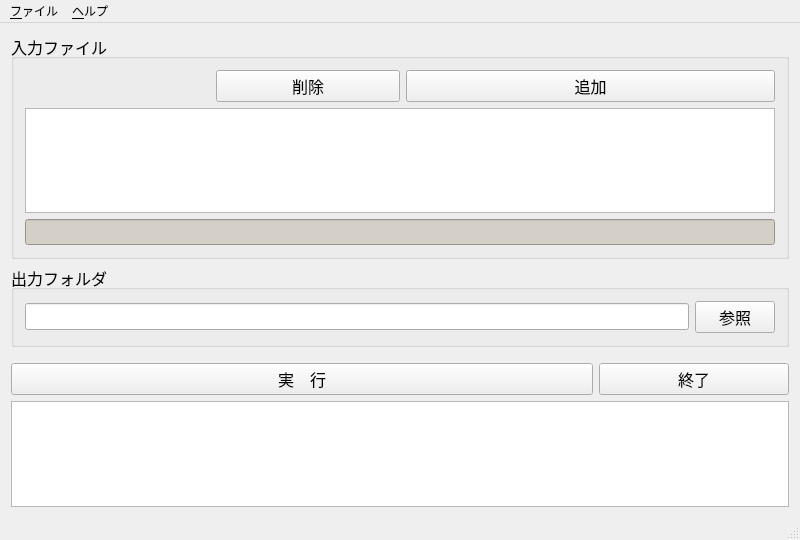
<?xml version="1.0" encoding="UTF-8"?>
<ui version="4.0">
 <class>MainWindow</class>
 <widget class="QMainWindow" name="MainWindow">
  <property name="enabled">
   <bool>true</bool>
  </property>
  <property name="geometry">
   <rect>
    <x>0</x>
    <y>0</y>
    <width>800</width>
    <height>540</height>
   </rect>
  </property>
  <property name="sizePolicy">
   <sizepolicy hsizetype="Preferred" vsizetype="Preferred">
    <horstretch>0</horstretch>
    <verstretch>0</verstretch>
   </sizepolicy>
  </property>
  <property name="minimumSize">
   <size>
    <width>0</width>
    <height>0</height>
   </size>
  </property>
  <property name="acceptDrops">
   <bool>false</bool>
  </property>
  <property name="windowTitle">
   <string>DPCデータ抽出・整形プログラム</string>
  </property>
  <property name="windowIcon">
   <iconset>
    <normaloff>:/Briefcase_files.ico</normaloff>:/Briefcase_files.ico</iconset>
  </property>
  <widget class="QWidget" name="centralWidget">
   <layout class="QGridLayout">
    <item row="0" column="0" colspan="4">
     <widget class="QGroupBox" name="groupBox">
      <property name="sizePolicy">
       <sizepolicy hsizetype="Preferred" vsizetype="Preferred">
        <horstretch>0</horstretch>
        <verstretch>0</verstretch>
       </sizepolicy>
      </property>
      <property name="minimumSize">
       <size>
        <width>360</width>
        <height>151</height>
       </size>
      </property>
      <property name="sizeIncrement">
       <size>
        <width>0</width>
        <height>0</height>
       </size>
      </property>
      <property name="font">
       <font>
        <pointsize>12</pointsize>
       </font>
      </property>
      <property name="contextMenuPolicy">
       <enum>Qt::DefaultContextMenu</enum>
      </property>
      <property name="title">
       <string>入力ファイル</string>
      </property>
      <property name="alignment">
       <set>Qt::AlignLeading|Qt::AlignLeft|Qt::AlignTop</set>
      </property>
      <property name="checkable">
       <bool>false</bool>
      </property>
      <layout class="QGridLayout">
       <item row="0" column="1">
        <widget class="QPushButton" name="pushButton_Delete_EF">
         <property name="sizePolicy">
          <sizepolicy hsizetype="Preferred" vsizetype="Fixed">
           <horstretch>0</horstretch>
           <verstretch>0</verstretch>
          </sizepolicy>
         </property>
         <property name="font">
          <font>
           <pointsize>12</pointsize>
          </font>
         </property>
         <property name="text">
          <string>削除</string>
         </property>
        </widget>
       </item>
       <item row="0" column="2" colspan="2">
        <widget class="QPushButton" name="pushButton_Add_EF">
         <property name="enabled">
          <bool>true</bool>
         </property>
         <property name="sizePolicy">
          <sizepolicy hsizetype="Preferred" vsizetype="Fixed">
           <horstretch>0</horstretch>
           <verstretch>0</verstretch>
          </sizepolicy>
         </property>
         <property name="sizeIncrement">
          <size>
           <width>0</width>
           <height>0</height>
          </size>
         </property>
         <property name="font">
          <font>
           <pointsize>12</pointsize>
          </font>
         </property>
         <property name="text">
          <string>追加</string>
         </property>
        </widget>
       </item>
       <item row="1" column="0" colspan="4">
        <widget class="QListWidget" name="listWidget_EF">
         <property name="sizePolicy">
          <sizepolicy hsizetype="Preferred" vsizetype="Preferred">
           <horstretch>0</horstretch>
           <verstretch>0</verstretch>
          </sizepolicy>
         </property>
         <property name="font">
          <font>
           <pointsize>12</pointsize>
          </font>
         </property>
         <property name="acceptDrops">
          <bool>true</bool>
         </property>
         <property name="selectionMode">
          <enum>QAbstractItemView::MultiSelection</enum>
         </property>
        </widget>
       </item>
       <item row="2" column="0" colspan="4">
        <widget class="QLineEdit" name="labelFileStatus_EF">
         <property name="font">
          <font>
           <family>ＭＳ ゴシック</family>
           <pointsize>10</pointsize>
          </font>
         </property>
         <property name="styleSheet">
          <string>background-color: rgb(212, 208, 200);</string>
         </property>
         <property name="text">
          <string/>
         </property>
         <property name="readOnly">
          <bool>true</bool>
         </property>
        </widget>
       </item>
      </layout>
     </widget>
    </item>
    <item row="3" column="3">
     <widget class="QPushButton" name="pushButton_Exit">
      <property name="sizePolicy">
       <sizepolicy hsizetype="Preferred" vsizetype="Fixed">
        <horstretch>0</horstretch>
        <verstretch>0</verstretch>
       </sizepolicy>
      </property>
      <property name="font">
       <font>
        <pointsize>12</pointsize>
       </font>
      </property>
      <property name="text">
       <string>終了</string>
      </property>
     </widget>
    </item>
    <item row="3" column="0" colspan="3">
     <widget class="QPushButton" name="pushButton_Exec">
      <property name="sizePolicy">
       <sizepolicy hsizetype="Preferred" vsizetype="Fixed">
        <horstretch>0</horstretch>
        <verstretch>0</verstretch>
       </sizepolicy>
      </property>
      <property name="font">
       <font>
        <pointsize>12</pointsize>
       </font>
      </property>
      <property name="text">
       <string>実　行</string>
      </property>
     </widget>
    </item>
    <item row="4" column="0" colspan="4">
     <widget class="QListWidget" name="listWidgetStatus">
      <property name="sizePolicy">
       <sizepolicy hsizetype="Preferred" vsizetype="Preferred">
        <horstretch>0</horstretch>
        <verstretch>0</verstretch>
       </sizepolicy>
      </property>
      <property name="font">
       <font>
        <pointsize>12</pointsize>
       </font>
      </property>
      <property name="acceptDrops">
       <bool>true</bool>
      </property>
      <property name="selectionMode">
       <enum>QAbstractItemView::MultiSelection</enum>
      </property>
     </widget>
    </item>
    <item row="2" column="0">
     <spacer name="verticalSpacer">
      <property name="orientation">
       <enum>Qt::Vertical</enum>
      </property>
      <property name="sizeType">
       <enum>QSizePolicy::Fixed</enum>
      </property>
      <property name="sizeHint" stdset="0">
       <size>
        <width>20</width>
        <height>10</height>
       </size>
      </property>
     </spacer>
    </item>
    <item row="1" column="0" colspan="4">
     <widget class="QGroupBox" name="groupBox2_1">
      <property name="sizePolicy">
       <sizepolicy hsizetype="Preferred" vsizetype="Fixed">
        <horstretch>0</horstretch>
        <verstretch>0</verstretch>
       </sizepolicy>
      </property>
      <property name="font">
       <font>
        <pointsize>12</pointsize>
       </font>
      </property>
      <property name="title">
       <string>出力フォルダ</string>
      </property>
      <layout class="QGridLayout">
       <item row="0" column="2">
        <widget class="QPushButton" name="pushButton_Ref">
         <property name="sizePolicy">
          <sizepolicy hsizetype="Fixed" vsizetype="Fixed">
           <horstretch>0</horstretch>
           <verstretch>0</verstretch>
          </sizepolicy>
         </property>
         <property name="font">
          <font>
           <pointsize>12</pointsize>
          </font>
         </property>
         <property name="text">
          <string>参照</string>
         </property>
        </widget>
       </item>
       <item row="0" column="1">
        <widget class="QLineEdit" name="lineEdit_OutputFolder">
         <property name="sizePolicy">
          <sizepolicy hsizetype="Preferred" vsizetype="Fixed">
           <horstretch>0</horstretch>
           <verstretch>0</verstretch>
          </sizepolicy>
         </property>
         <property name="font">
          <font>
           <pointsize>12</pointsize>
          </font>
         </property>
        </widget>
       </item>
      </layout>
     </widget>
    </item>
   </layout>
  </widget>
  <widget class="QMenuBar" name="menuBar">
   <property name="geometry">
    <rect>
     <x>0</x>
     <y>0</y>
     <width>800</width>
     <height>24</height>
    </rect>
   </property>
   <property name="toolTip">
    <string comment="File"/>
   </property>
   <property name="defaultUp">
    <bool>false</bool>
   </property>
   <widget class="QMenu" name="menuFile">
    <property name="title">
     <string>&amp;ファイル</string>
    </property>
    <addaction name="action_Exit"/>
   </widget>
   <widget class="QMenu" name="menuHelp">
    <property name="title">
     <string>&amp;ヘルプ</string>
    </property>
    <addaction name="action_About"/>
    <addaction name="actionHelp"/>
   </widget>
   <addaction name="menuFile"/>
   <addaction name="menuHelp"/>
  </widget>
  <widget class="QStatusBar" name="statusBar"/>
  <action name="actionUser_Information">
   <property name="text">
    <string>&amp;User Information</string>
   </property>
  </action>
  <action name="action_Add">
   <property name="text">
    <string>&amp;Add</string>
   </property>
  </action>
  <action name="action_Exit">
   <property name="text">
    <string>&amp;Exit</string>
   </property>
   <property name="menuRole">
    <enum>QAction::TextHeuristicRole</enum>
   </property>
  </action>
  <action name="actionDelete">
   <property name="text">
    <string>&amp;Delete</string>
   </property>
  </action>
  <action name="action_About">
   <property name="text">
    <string>&amp;About</string>
   </property>
  </action>
  <action name="actionHelp">
   <property name="text">
    <string>&amp;Help</string>
   </property>
  </action>
 </widget>
 <layoutdefault spacing="6" margin="11"/>
 <resources/>
 <connections/>
</ui>
